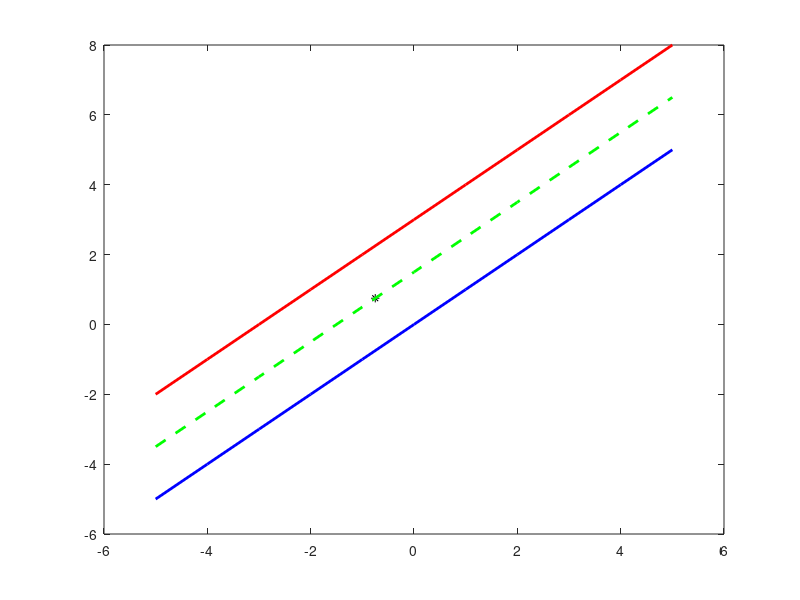

Write the MATLAB code that produced this figure.
% System of eqiuations in example 2

% Define the matrix A

A = [-1 1;-1 1];

% Define the vector m

m = [0;3];

% Lets compute the naive inversion. That is f = A^{-1}*m;

f = inv(A)*m;

% Defining the linear system

xplot = linspace(-5,5,11);
yplot_1 = xplot;   % First linear equation y = x
yplot_2 = xplot + 3; % Second linear equation y = x+3
% % Let's plot the linear system
% figure(1)
% plot(xplot,yplot_1,'b','LineWidth',2)
% hold on
% plot(xplot,yplot_2,'r','LineWidth',2)

% Compute the inversion using psedoinverse.

f1 = pinv(A)*m;
x = f1(1);  % 1st component of the vector f1
y = f1(2);  % Second component of the vector f1

yplot_ls = xplot +1.5; % Line passing through(x,y) with slope 1



% Let's plot the linear system
figure(2)
plot(xplot,yplot_1,'b','LineWidth',2)
hold on
plot(xplot,yplot_2,'r','LineWidth',2)
plot(x,y,'k*')
plot(xplot,yplot_ls,'g--','LineWidth',2)
